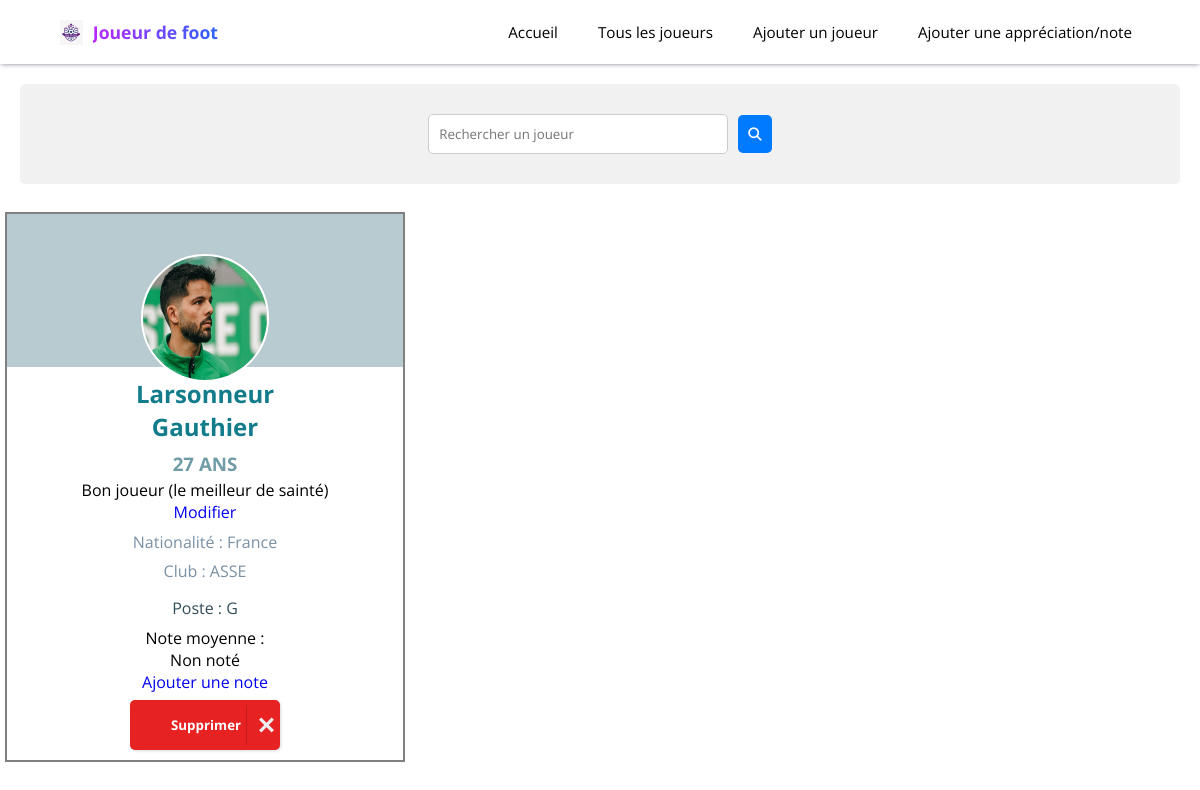
/all-players.php?playerSearch=Larsonneur, run on the app's committed database.
### tables this page shows
CREATE TABLE `joueur` (
  `id` int(255) NOT NULL,
  `nom` varchar(255) NOT NULL,
  `prenom` varchar(255) NOT NULL,
  `age` int(255) NOT NULL,
  `club` varchar(255) NOT NULL,
  `nation` varchar(255) NOT NULL,
  `poste` varchar(255) NOT NULL,
  `appreciation` varchar(255) DEFAULT NULL,
  `note` int(255) DEFAULT NULL,
  `tete` varchar(255) DEFAULT NULL
);

### all-players.php (the view, shortened to what this page needs)
<?php
include 'db_connexion.php';
?>
<!DOCTYPE html>
<html lang="fr">
<head>
    <link rel="stylesheet" href="style.css">
    <link rel="stylesheet" href="https://cdnjs.cloudflare.com/ajax/libs/font-awesome/6.6.0/css/all.min.css" />
</head>
<body>
    <nav>
        <div class="logo">
            <img src="assets/Logo64x64.png" alt="logo" />
            <h1>Joueur de foot</h1>
        </div>
        <ul>
            <li>
                <a href="../football player/index.php">Accueil</a>
            </li>
            <li>
                <a href="../football player/all-players.php">Tous les joueurs</a>
            </li>
            <li>
                <a href="../football player/add-player.php">Ajouter un joueur</a>
            </li>
            <li>
                <a href="#">Ajouter une appréciation/note</a>
            </li>
        </ul>
    </nav>
    <div class="recherche">
        <form method="get">
            <input type="text" name="playerSearch" id="playerSearch" placeholder="Rechercher un joueur" class="searchPlayer">
            <button type="submit" class="submit"><i class="fa-solid fa-magnifying-glass"></i></button>
        </form>
    </div>
    <?php
    $base_sql = 'SELECT * FROM joueur WHERE 1=1';
    if (isset($_GET['playerSearch']) && !empty($_GET['playerSearch'])) {
        $joueur = $_GET['playerSearch'];
        $base_sql .= " AND (nom LIKE :joueur OR prenom LIKE :joueur)";
    }
    try {
        $sql = $conn->prepare($base_sql);
        if (isset($joueur)) {
            $sql->bindValue(':joueur', "%$joueur%");
        }
        $sql->execute();
        $result = $sql->fetchAll(PDO::FETCH_ASSOC);
        if (count($result) > 0) {
    ?>
            <div class="all-cards">
                <?php
                foreach ($result as $row) {
                ?>
                    <div class="container">
                        <div class="card-solo">
                            <div class="card-top">
                                <?php
                                if (!empty($row["tete"])) {
                                    echo "<img class='profil-solo' src='" . htmlspecialchars($row['tete']) . "' width='50', heigth='50'>";
                                } else {
                                    echo "<img class='profil-solo' src='assets/default.jpg' width='100'>";
                                }
                                ?>
                            </div>
                            <div class="card-infos">
                                <div class="nom-prenom">
                                    <h2><?php
                                        echo htmlspecialchars($row['nom']); ?></h2>
                                    <h2><?php
                                        echo htmlspecialchars($row['prenom']) ?></h2>
                                </div>
                                <h3 class="age"><?php echo htmlspecialchars($row['age']) . ' ans' ?></h3>
                                <p class="appreciation">
                                    <?php
                                    if (isset($row['appreciation']) && !is_null($row['appreciation'])) {
                                        echo htmlspecialchars($row['appreciation']);
                                        echo '<a href="../football player/add-appreciation.php?player_id=' . $row['id'] . '"><br>Modifier</a>';
                                    } else {
                                        echo '<a href="../football player/add-appreciation.php?player_id=' . $row['id'] . '">Ajouter une appréciation</a>';
                                    } ?>
                                </p>
                                <p class="nation-club">
                                    <?php
                                    echo 'Nationalité : ' . htmlspecialchars($row['nation']) . '<p class="nation-club"> Club : ' . htmlspecialchars($row['club']) . '</p>'; ?>
                                </p>
                                <p class="poste">
                                    <?php
                                    echo 'Poste : ' . htmlspecialchars($row['poste'])
                                    ?>
                                </p>
                                <p class="moyenne">
                                    <?php
                                    $moy_sql = 'SELECT AVG(note) as moyenne FROM notes WHERE joueur_id = :player_id';
                                    $requ = $conn->prepare($moy_sql);
                                    $requ->bindParam(':player_id', $row['id'], PDO::PARAM_INT);
                                    $requ->execute();
                                    $resultavg = $requ->fetch(PDO::FETCH_ASSOC);
                                    ?>
                                    Note moyenne : <br>
                                    <?php
                                    if ($resultavg && $resultavg['moyenne'] !== null) {
                                        $moyenne = $resultavg['moyenne'];
                                        $rounded_moyenne = round($moyenne * 2) / 2;
                                        $image = '../football player/assets/rating/star-' . $rounded_moyenne . '.PNG';
                                        echo '<img src="' . $image . '">';
                                    } else {
                                        echo "Non noté";
                                    }
                                    ?>
                                </p>
                                <a href="../football player/add-rating.php?player_id=<?php echo $row['id'] ?>" class="add-rating-link">Ajouter une note</a>
                                <a href="../football player/remove-player.php?id=<?php echo $row['id'] ?>" class="delete-link">
                                    <button class="noselect delete"><span class="text">Supprimer</span><span class="icon"><svg xmlns="http://www.w3.org/2000/svg" width="24" height="24" viewBox="0 0 24 24">
                                                <path d="M24 20.188l-8.315-8.209 8.2-8.282-3.697-3.697-8.212 8.318-8.31-8.203-3.666 3.666 8.321 8.24-8.206 8.313 3.666 3.666 8.237-8.318 8.285 8.203z"></path>
                                            </svg></span></button>
                                </a>
                            </div>
                        </div>
                    </div>
                <?php
                } ?>
            </div>
    <?php
        } else {
            echo "<p>Aucun joueur trouvé.</p>";
        }
    } catch (PDOException $e) {
        echo "Erreur dans la requête SQL: " . $e->getMessage();
    }
    ?>
</body>
</html>

### style.css (style rules this page uses)
* { font-family: "Open Sans", sans-serif; font-optical-sizing: auto; font-style: normal; }
h2, h3, p { margin: 0; }
* { box-sizing: border-box; -webkit-font-smoothing: antialiased; -moz-osx-font-smoothing: grayscale; }
body { padding: 0; margin: 0; font-family: "Poppins", sans-serif; }
nav { padding: 5px 5%; display: flex; justify-content: space-between; align-items: center; box-shadow: rgba(50, 50, 93, 0.25) 0px 2px 5px -1px, rgba(0, 0, 0, 0.3) 0px 1px 3px -1px; z-index: 1; }
nav .logo { display: flex; align-items: center; }
nav .logo img { height: 25px; width: auto; margin-right: 10px; }
nav .logo h1 { font-size: 1.1rem; background: linear-gradient(to right, #b927fc 0%, #2c64fc 100%); -webkit-background-clip: text; background-clip: text; -webkit-text-fill-color: transparent; }
nav ul { list-style: none; display: flex; }
nav ul li { margin-left: 1.5rem; }
nav ul li a { text-decoration: none; color: #000; font-size: 95%; font-weight: 400; padding: 4px 8px; border-radius: 5px; }
.all-cards { display: grid; grid-template-columns: repeat(3, 1fr); grid-gap: 10px; grid-auto-rows: minmax(100px, auto); margin-left: 5px; margin-top: 2%; }
.recherche { margin: 20px; padding: 10px; background-color: #f1f1f1; border-radius: 5px; display: flex; justify-content: center; align-items: center; height: 100px; }
.recherche form { display: flex; justify-content: center; align-items: center; }
.searchPlayer { padding: 10px; width: 300px; margin-right: 10px; border-radius: 5px; border: 1px solid #ccc; }
.recherche form button { padding: 10px; background-color: #007BFF; color: white; border: none; border-radius: 5px; cursor: pointer; }
.card-solo { border: 2px solid grey; width: 400px; min-height: 450px; display: flex; flex-direction: column; justify-content: flex-start; align-items: center; }
.card-top { background-color: #B8CBD0; text-align: center; width: 100%; padding: 10px 0; }
.card-infos { display: flex; flex-direction: column; align-items: center; width: 100%; padding: 10px; box-sizing: border-box; }
.container { margin-top: 1%; display: flex; flex-direction: row; justify-content: center; }
.profil-solo { height: 8em; width: 8em; border-radius: 50%; border: solid 2px white; position: relative; top: 30px; }
.nom-prenom { display: flex; flex-direction: column; align-items: center; color: #137C8B; }
.age { color: #709CA7 ; margin-top: 2%; text-transform: uppercase; }
.nation-club { color: #7A90A4; margin-top: 2%; }
.poste { color: #344D59; margin-top: 4%; }
.appreciation { text-align: center; margin-top: 1%; word-wrap: break-word; overflow-wrap: break-word; overflow: hidden; text-overflow: ellipsis; max-width: 100%; }
.appreciation a { text-decoration: none; }
.delete { width: 150px; height: 50px; cursor: pointer; display: flex; align-items: center; background: red; border: none; border-radius: 5px; box-shadow: 1px 1px 3px rgba(0,0,0,0.15); background: #e62222; }
.delete, .delete span { transition: 200ms; }
.delete .text { transform: translateX(35px); color: white; font-weight: bold; }
.delete .icon { position: absolute; border-left: 1px solid #c41b1b; transform: translateX(110px); height: 40px; width: 40px; display: flex; align-items: center; justify-content: center; }
.delete svg { width: 15px; fill: #eee; }
.delete-link { text-decoration: none; margin-top: 2%; }
.moyenne { text-align: center; margin-top: 2%; }
.add-rating-link { text-decoration: none; }

### data on the page
joueur: tete (picture), nom "Larsonneur", prenom "Gauthier", age "27", appreciation "Bon joueur (le meilleur de sainté)", nation "France", club "ASSE", poste "G"
